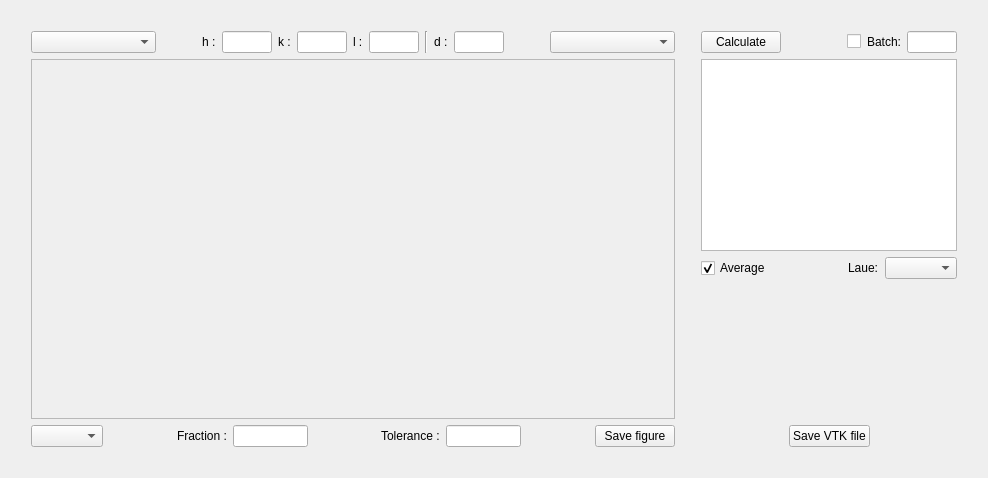
          <widget class="QWidget" name="tab_3d">
           <attribute name="title">
            <string>Three-dimensional</string>
           </attribute>
           <layout class="QGridLayout" name="gridLayout_68">
            <item row="1" column="3">
             <layout class="QGridLayout" name="gridLayout_64">
              <item row="4" column="0">
               <layout class="QGridLayout" name="gridLayout_65">
                <item row="0" column="1">
                 <widget class="QPushButton" name="pushButton_save_VTK_correlations">
                  <property name="text">
                   <string>Save VTK file</string>
                  </property>
                 </widget>
                </item>
                <item row="0" column="0">
                 <spacer name="horizontalSpacer_20">
                  <property name="orientation">
                   <enum>Qt::Horizontal</enum>
                  </property>
                  <property name="sizeHint" stdset="0">
                   <size>
                    <width>40</width>
                    <height>20</height>
                   </size>
                  </property>
                 </spacer>
                </item>
                <item row="0" column="2">
                 <spacer name="horizontalSpacer_25">
                  <property name="orientation">
                   <enum>Qt::Horizontal</enum>
                  </property>
                  <property name="sizeHint" stdset="0">
                   <size>
                    <width>40</width>
                    <height>20</height>
                   </size>
                  </property>
                 </spacer>
                </item>
               </layout>
              </item>
              <item row="3" column="0">
               <spacer name="verticalSpacer_6">
                <property name="orientation">
                 <enum>Qt::Vertical</enum>
                </property>
                <property name="sizeHint" stdset="0">
                 <size>
                  <width>20</width>
                  <height>40</height>
                 </size>
                </property>
               </spacer>
              </item>
              <item row="1" column="0">
               <widget class="QTableWidget" name="tableWidget_pairs_3d"/>
              </item>
              <item row="0" column="0">
               <layout class="QGridLayout" name="gridLayout_60">
                <item row="0" column="2">
                 <widget class="QCheckBox" name="checkBox_batch_corr_3d">
                  <property name="text">
                   <string/>
                  </property>
                 </widget>
                </item>
                <item row="0" column="3">
                 <widget class="QLabel" name="label_batch_corr_3d">
                  <property name="text">
                   <string>Batch:</string>
                  </property>
                 </widget>
                </item>
                <item row="0" column="4">
                 <widget class="QLineEdit" name="lineEdit_runs_corr_3d">
                  <property name="maximumSize">
                   <size>
                    <width>50</width>
                    <height>16777215</height>
                   </size>
                  </property>
                 </widget>
                </item>
                <item row="0" column="0">
                 <widget class="QPushButton" name="pushButton_calculate_3d">
                  <property name="text">
                   <string>Calculate</string>
                  </property>
                 </widget>
                </item>
                <item row="0" column="1">
                 <spacer name="horizontalSpacer_22">
                  <property name="orientation">
                   <enum>Qt::Horizontal</enum>
                  </property>
                  <property name="sizeHint" stdset="0">
                   <size>
                    <width>40</width>
                    <height>20</height>
                   </size>
                  </property>
                 </spacer>
                </item>
               </layout>
              </item>
              <item row="2" column="0">
               <layout class="QGridLayout" name="gridLayout_84">
                <item row="0" column="0">
                 <widget class="QCheckBox" name="checkBox_average_3d">
                  <property name="text">
                   <string>Average</string>
                  </property>
                  <property name="checked">
                   <bool>true</bool>
                  </property>
                 </widget>
                </item>
                <item row="0" column="3">
                 <widget class="QLabel" name="label_laue_corr">
                  <property name="text">
                   <string>Laue:</string>
                  </property>
                 </widget>
                </item>
                <item row="0" column="2">
                 <spacer name="horizontalSpacer_68">
                  <property name="orientation">
                   <enum>Qt::Horizontal</enum>
                  </property>
                  <property name="sizeHint" stdset="0">
                   <size>
                    <width>40</width>
                    <height>20</height>
                   </size>
                  </property>
                 </spacer>
                </item>
                <item row="0" column="4">
                 <widget class="QComboBox" name="comboBox_laue_corr"/>
                </item>
               </layout>
              </item>
             </layout>
            </item>
            <item row="1" column="2">
             <spacer name="verticalSpacer_7">
              <property name="orientation">
               <enum>Qt::Vertical</enum>
              </property>
              <property name="sizeHint" stdset="0">
               <size>
                <width>20</width>
                <height>40</height>
               </size>
              </property>
             </spacer>
            </item>
            <item row="1" column="4">
             <spacer name="verticalSpacer_36">
              <property name="orientation">
               <enum>Qt::Vertical</enum>
              </property>
              <property name="sizeHint" stdset="0">
               <size>
                <width>20</width>
                <height>40</height>
               </size>
              </property>
             </spacer>
            </item>
            <item row="1" column="0">
             <spacer name="verticalSpacer_35">
              <property name="orientation">
               <enum>Qt::Vertical</enum>
              </property>
              <property name="sizeHint" stdset="0">
               <size>
                <width>20</width>
                <height>40</height>
               </size>
              </property>
             </spacer>
            </item>
            <item row="0" column="1">
             <spacer name="horizontalSpacer_56">
              <property name="orientation">
               <enum>Qt::Horizontal</enum>
              </property>
              <property name="sizeHint" stdset="0">
               <size>
                <width>40</width>
                <height>20</height>
               </size>
              </property>
             </spacer>
            </item>
            <item row="2" column="1">
             <spacer name="horizontalSpacer_55">
              <property name="orientation">
               <enum>Qt::Horizontal</enum>
              </property>
              <property name="sizeHint" stdset="0">
               <size>
                <width>40</width>
                <height>20</height>
               </size>
              </property>
             </spacer>
            </item>
            <item row="1" column="1">
             <layout class="QGridLayout" name="gridLayout_61">
              <item row="0" column="0">
               <layout class="QGridLayout" name="gridLayout_77">
                <item row="0" column="0">
                 <widget class="QComboBox" name="comboBox_plot_3d">
                  <property name="minimumSize">
                   <size>
                    <width>125</width>
                    <height>0</height>
                   </size>
                  </property>
                  <property name="maximumSize">
                   <size>
                    <width>16777215</width>
                    <height>16777215</height>
                   </size>
                  </property>
                 </widget>
                </item>
                <item row="0" column="1">
                 <spacer name="horizontalSpacer_51">
                  <property name="orientation">
                   <enum>Qt::Horizontal</enum>
                  </property>
                  <property name="sizeHint" stdset="0">
                   <size>
                    <width>40</width>
                    <height>20</height>
                   </size>
                  </property>
                 </spacer>
                </item>
                <item row="0" column="2">
                 <widget class="QLabel" name="label_plane_h">
                  <property name="text">
                   <string>h :</string>
                  </property>
                 </widget>
                </item>
                <item row="0" column="3">
                 <widget class="QLineEdit" name="lineEdit_plane_h">
                  <property name="maximumSize">
                   <size>
                    <width>50</width>
                    <height>16777215</height>
                   </size>
                  </property>
                 </widget>
                </item>
                <item row="0" column="4">
                 <widget class="QLabel" name="label_plane_k">
                  <property name="text">
                   <string>k :</string>
                  </property>
                 </widget>
                </item>
                <item row="0" column="5">
                 <widget class="QLineEdit" name="lineEdit_plane_k">
                  <property name="maximumSize">
                   <size>
                    <width>50</width>
                    <height>16777215</height>
                   </size>
                  </property>
                 </widget>
                </item>
                <item row="0" column="6">
                 <widget class="QLabel" name="label_plane_l">
                  <property name="text">
                   <string>l :</string>
                  </property>
                 </widget>
                </item>
                <item row="0" column="7">
                 <widget class="QLineEdit" name="lineEdit_plane_l">
                  <property name="maximumSize">
                   <size>
                    <width>50</width>
                    <height>16777215</height>
                   </size>
                  </property>
                 </widget>
                </item>
                <item row="0" column="8">
                 <widget class="Line" name="line_2">
                  <property name="orientation">
                   <enum>Qt::Vertical</enum>
                  </property>
                 </widget>
                </item>
                <item row="0" column="9">
                 <widget class="QLabel" name="label_plane_d">
                  <property name="text">
                   <string>d :</string>
                  </property>
                 </widget>
                </item>
                <item row="0" column="10">
                 <widget class="QLineEdit" name="lineEdit_plane_d">
                  <property name="maximumSize">
                   <size>
                    <width>50</width>
                    <height>16777215</height>
                   </size>
                  </property>
                 </widget>
                </item>
                <item row="0" column="11">
                 <spacer name="horizontalSpacer_105">
                  <property name="orientation">
                   <enum>Qt::Horizontal</enum>
                  </property>
                  <property name="sizeHint" stdset="0">
                   <size>
                    <width>40</width>
                    <height>20</height>
                   </size>
                  </property>
                 </spacer>
                </item>
                <item row="0" column="12">
                 <widget class="QComboBox" name="comboBox_correlations_3d">
                  <property name="minimumSize">
                   <size>
                    <width>125</width>
                    <height>0</height>
                   </size>
                  </property>
                  <property name="maximumSize">
                   <size>
                    <width>125</width>
                    <height>16777215</height>
                   </size>
                  </property>
                 </widget>
                </item>
               </layout>
              </item>
              <item row="2" column="0">
               <layout class="QGridLayout" name="gridLayout_67">
                <item row="0" column="3">
                 <widget class="QLineEdit" name="lineEdit_fract_3d">
                  <property name="maximumSize">
                   <size>
                    <width>75</width>
                    <height>16777215</height>
                   </size>
                  </property>
                 </widget>
                </item>
                <item row="0" column="5">
                 <widget class="QLabel" name="label_tol_3d">
                  <property name="text">
                   <string>Tolerance :</string>
                  </property>
                 </widget>
                </item>
                <item row="0" column="8">
                 <widget class="QPushButton" name="pushButton_save_3d">
                  <property name="text">
                   <string>Save figure</string>
                  </property>
                 </widget>
                </item>
                <item row="0" column="4">
                 <spacer name="horizontalSpacer_69">
                  <property name="orientation">
                   <enum>Qt::Horizontal</enum>
                  </property>
                  <property name="sizeHint" stdset="0">
                   <size>
                    <width>40</width>
                    <height>20</height>
                   </size>
                  </property>
                 </spacer>
                </item>
                <item row="0" column="6">
                 <widget class="QLineEdit" name="lineEdit_tol_3d">
                  <property name="maximumSize">
                   <size>
                    <width>75</width>
                    <height>16777215</height>
                   </size>
                  </property>
                 </widget>
                </item>
                <item row="0" column="2">
                 <widget class="QLabel" name="label_fract_3d">
                  <property name="text">
                   <string>Fraction :</string>
                  </property>
                 </widget>
                </item>
                <item row="0" column="0">
                 <widget class="QComboBox" name="comboBox_norm_3d"/>
                </item>
                <item row="0" column="7">
                 <spacer name="horizontalSpacer_74">
                  <property name="orientation">
                   <enum>Qt::Horizontal</enum>
                  </property>
                  <property name="sizeHint" stdset="0">
                   <size>
                    <width>40</width>
                    <height>20</height>
                   </size>
                  </property>
                 </spacer>
                </item>
                <item row="0" column="1">
                 <spacer name="horizontalSpacer_53">
                  <property name="orientation">
                   <enum>Qt::Horizontal</enum>
                  </property>
                  <property name="sizeHint" stdset="0">
                   <size>
                    <width>40</width>
                    <height>20</height>
                   </size>
                  </property>
                 </spacer>
                </item>
               </layout>
              </item>
              <item row="1" column="0">
               <widget class="QFrame" name="frame_5">
                <property name="frameShape">
                 <enum>QFrame::StyledPanel</enum>
                </property>
                <property name="frameShadow">
                 <enum>QFrame::Raised</enum>
                </property>
                <layout class="QGridLayout" name="gridLayout_81">
                 <item row="0" column="0">
                  <widget class="Canvas" name="canvas_3d" native="true">
                   <property name="minimumSize">
                    <size>
                     <width>620</width>
                     <height>340</height>
                    </size>
                   </property>
                  </widget>
                 </item>
                </layout>
               </widget>
              </item>
             </layout>
            </item>
            <item row="0" column="3">
             <spacer name="horizontalSpacer_76">
              <property name="orientation">
               <enum>Qt::Horizontal</enum>
              </property>
              <property name="sizeHint" stdset="0">
               <size>
                <width>40</width>
                <height>20</height>
               </size>
              </property>
             </spacer>
            </item>
           </layout>
          </widget>
